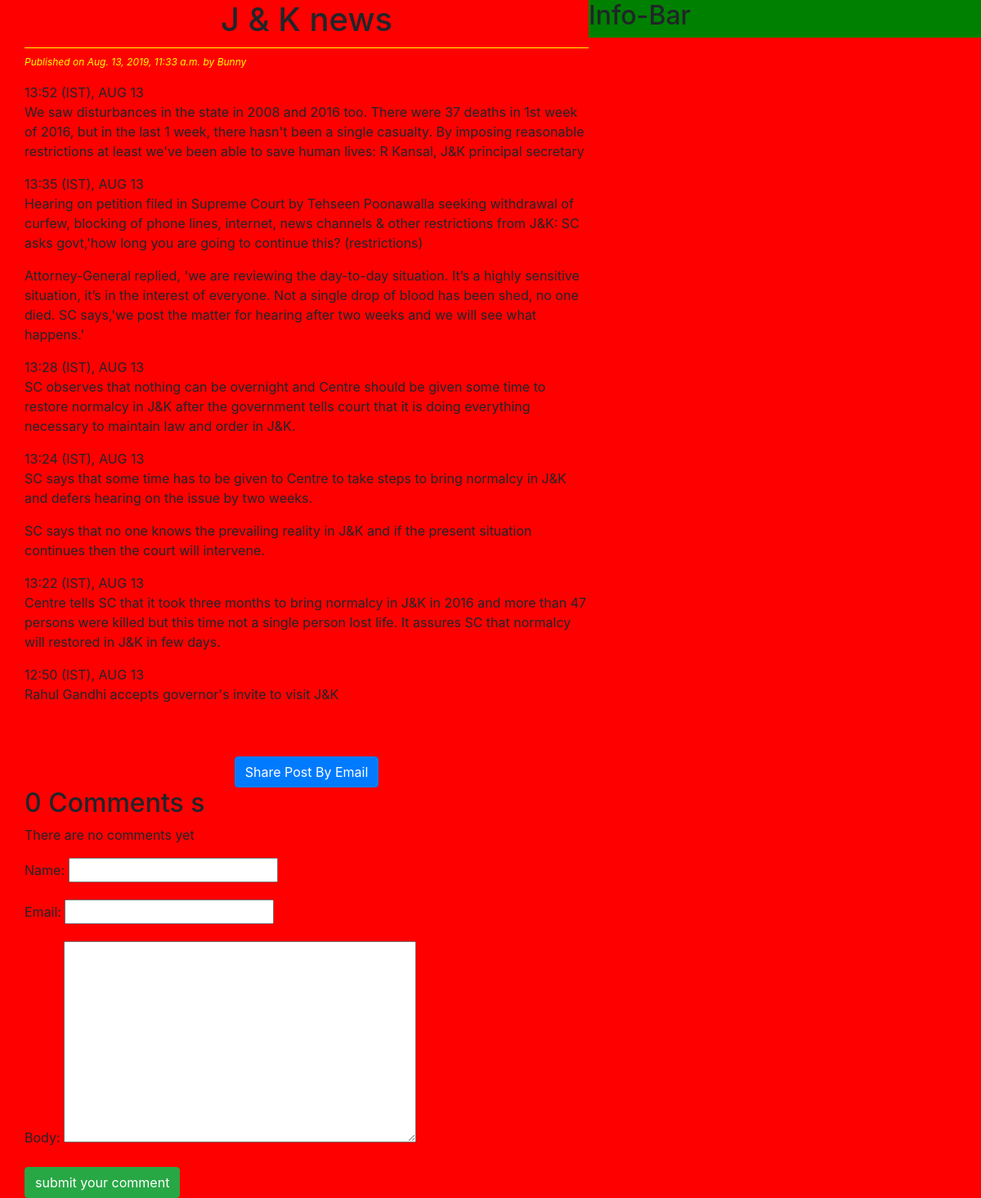
The app's page /2019/08/13/j-k-news/ with its own data.
### blog/models.py (models this page shows, shortened)
class Post(models.Model):
    STATUS_CHOICES=(('draft','DRAFT'),('published','Published'))
    title=models.CharField(max_length=256)
    slug=models.SlugField(max_length=264,unique_for_date='publish')
    author=models.ForeignKey(User,on_delete=models.CASCADE,related_name='blog_posts')
    body=models.TextField()
    publish=models.DateTimeField(default=timezone.now)
    created=models.DateTimeField(auto_now_add=True)
    updated=models.DateTimeField(auto_now_add=True)
    status=models.CharField(max_length=10 , choices=STATUS_CHOICES,default='draft')
    objects=CustomManager()
    class Meta:
        ordering=('-publish',)

### blog/views.py (the view)
# urls.py: url(r'^(?P<year>\d{4})/(?P<month>\d{2})/(?P<day>\d{2})/(?P<post>[-\w]+)/$', views.post_detail_view , name='post_details'),
def post_detail_view(request,year,month,day,post):
    post=get_object_or_404(Post,slug=post,status='published',publish__year=year,publish__month=month,publish__day=day)
    comments=post.comments.filter(active=True)
    csubmit=False
    if request.method=='POST':
        form=CommentForm(request.POST)
        if form.is_valid():
            new_comment=form.save(commit=True)
            new_comment.post=post
            new_comment.save()
            csubmit=True
    else:
        form=CommentForm()
    return render(request ,'blog/post_details.html',{'post': post ,'form':form ,'csubmit':csubmit,'comments':comments } )

### blog/forms.py
class CommentForm(forms.ModelForm):
    class Meta:
        model=Comment
        fields=('name','email','body')

### blog/models.py (called while the page is built)
    def get_queryset(self):
      return super().get_queryset().filter(status='published')

### templates/blog/post_details.html (shortened to what this page needs)
{%extends 'blog/base.html'%}
{%block content%}
    <h1> {{post.title}} </h1>
    <p id="date"> Published on {{post.publish}} by {{post.author|title}}</p>
    {{post.body|linebreaks}}<br><br>
    <div class="container" align="center">
       <a href='/{{post.id}}/share' class='btn btn-primary btn-sucess'> Share Post By Email </a>
    </div>
    {% with comments.count as comments_count %}
      <h2>{{comments_count}} Comments {{comments_count|pluralize}}</h2>
    {% endwith %}
    {% if comments %}
      {% for comment in comments %}
        <p id='ch'>Comment {{forloop.counter}} by {{comment.name}} on {{comment.created}}</p>
        <div class='cb'> {{comment.body|linebreaks}}  </div>
      {%endfor%}
      <hr>
    {% else %}
        <p> There are no comments yet </p>
    {% endif %}
    {% if csubmit %}
      <h2> Comment added sucessfully </h2>
     {%else%}
          <form method="post">
            {{form.as_p}}
            <input type="submit" name="abc" class="btn btn-primary btn-success" value="submit your comment">
          </form>
    {% endif %}
{%endblock%}

### static/css/blog.css (style rules this page uses)
h1 { text-align:center; border-bottom:1px solid yellow; padding-bottom:10px; }
body { background-color:red; }
#date { color:yellow; font-size:12px; font-style:italic; }

### records on screen
Post: title "J & K news", publish "Aug. 13, 2019, 11:33 a.m.", author "Bunny", body "13:52 (IST), AUG 13 We saw disturbances in the state in 2008 and 2016 too. There were 37 deaths in 1st week of 2016, but in the last 1 week, there hasn't been a single casualty. By imposing reasonable restrictions at least we've been able to save human lives: R Kansal, J&K principal secretary 13:35 (IST), AUG 13 Hearing on petition filed in Supreme Court by Tehseen Poonawalla seeking withdrawal of curfew, blocking of phone lines, internet, news channels & other restrictions from J&K: SC asks govt,'how long you are going to continue this? (restrictions) Attorney-General replied, 'we are reviewing the day-to-day situation. It’s a highly sensitive situation, it’s in the interest of everyone.…"

### other values on screen
{{ comments_count }} "0"
